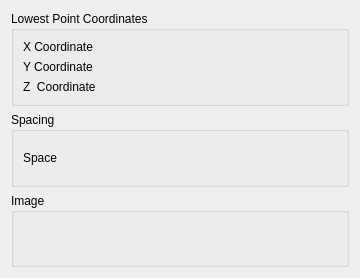
<?xml version="1.0" encoding="UTF-8"?>
<ui version="4.0">
 <class>SeismicLabGui::DlgHorizontalLocationDistribution</class>
 <widget class="QWidget" name="SeismicLabGui::DlgHorizontalLocationDistribution">
  <property name="geometry">
   <rect>
    <x>0</x>
    <y>0</y>
    <width>360</width>
    <height>278</height>
   </rect>
  </property>
  <property name="windowTitle">
   <string>Feature Parameters</string>
  </property>
  <property name="sizeGripEnabled" stdset="0">
   <bool>true</bool>
  </property>
  <layout class="QGridLayout" name="gridLayout">
   <item row="0" column="0">
    <widget class="QGroupBox" name="GroupBox5_3">
     <property name="title">
      <string>Lowest Point Coordinates</string>
     </property>
     <layout class="QGridLayout" name="_3">
      <property name="leftMargin">
       <number>9</number>
      </property>
      <property name="topMargin">
       <number>9</number>
      </property>
      <property name="rightMargin">
       <number>9</number>
      </property>
      <property name="bottomMargin">
       <number>9</number>
      </property>
      <property name="spacing">
       <number>6</number>
      </property>
      <item row="2" column="0">
       <layout class="QHBoxLayout" name="horizontalLayout_3" stretch="0,0">
        <item>
         <widget class="QLabel" name="label_3">
          <property name="text">
           <string>Y Coordinate</string>
          </property>
         </widget>
        </item>
        <item>
         <widget class="Gui::QuantitySpinBox" name="doubleSpinBox_Y" native="true">
          <property name="keyboardTracking" stdset="0">
           <bool>false</bool>
          </property>
          
          <property name="value" stdset="0">
           <double>0.000000000000000</double>
          </property>
         </widget>
        </item>
       </layout>
      </item>
      <item row="1" column="0">
       <layout class="QHBoxLayout" name="horizontalLayout" stretch="0,0">
        <item>
         <widget class="QLabel" name="label">
          <property name="text">
           <string>X Coordinate</string>
          </property>
         </widget>
        </item>
        <item>
         <widget class="Gui::QuantitySpinBox" name="doubleSpinBox_X" native="true">
          <property name="keyboardTracking" stdset="0">
           <bool>false</bool>
          </property>
          
          <property name="value" stdset="0">
           <double>0.000000000000000</double>
          </property>
         </widget>
        </item>
       </layout>
      </item>
      <item row="3" column="0">
       <layout class="QHBoxLayout" name="horizontalLayout_4" stretch="0,0">
        <item>
         <widget class="QLabel" name="label_4">
          <property name="text">
           <string>Z  Coordinate</string>
          </property>
         </widget>
        </item>
        <item>
         <widget class="Gui::QuantitySpinBox" name="doubleSpinBox_Z" native="true">
          <property name="keyboardTracking" stdset="0">
           <bool>false</bool>
          </property>
          
          <property name="value" stdset="0">
           <double>40000.000000000000000</double>
          </property>
         </widget>
        </item>
       </layout>
      </item>
     </layout>
    </widget>
   </item>
   <item row="1" column="0">
    <widget class="QGroupBox" name="GroupBox5_4">
     <property name="title">
      <string>Spacing</string>
     </property>
     <layout class="QGridLayout" name="_5">
      <property name="leftMargin">
       <number>9</number>
      </property>
      <property name="topMargin">
       <number>9</number>
      </property>
      <property name="rightMargin">
       <number>9</number>
      </property>
      <property name="bottomMargin">
       <number>9</number>
      </property>
      <property name="spacing">
       <number>6</number>
      </property>
      <item row="1" column="0">
       <layout class="QHBoxLayout" name="horizontalLayout_6" stretch="0,0">
        <item>
         <widget class="QLabel" name="label_6">
          <property name="text">
           <string>Space</string>
          </property>
         </widget>
        </item>
        <item>
         <widget class="Gui::QuantitySpinBox" name="doubleSpinBox_Spacing" native="true">
          <property name="keyboardTracking" stdset="0">
           <bool>false</bool>
          </property>
          
          <property name="value" stdset="0">
           <double>5000.000000000000000</double>
          </property>
         </widget>
        </item>
       </layout>
      </item>
     </layout>
    </widget>
   </item>
   <item row="2" column="0">
    <widget class="QGroupBox" name="GroupBox5_5">
     <property name="title">
      <string>Image</string>
     </property>
     <layout class="QGridLayout" name="_6">
      <property name="leftMargin">
       <number>9</number>
      </property>
      <property name="topMargin">
       <number>9</number>
      </property>
      <property name="rightMargin">
       <number>9</number>
      </property>
      <property name="bottomMargin">
       <number>9</number>
      </property>
      <property name="spacing">
       <number>6</number>
      </property>
      <item row="1" column="0">
       <layout class="QHBoxLayout" name="horizontalLayout_9" stretch="0">
        <item>
         <widget class="QLabel" name="label_Image">
          <property name="text">
           <string/>
          </property>
         </widget>
        </item>
       </layout>
      </item>
     </layout>
    </widget>
   </item>
  </layout>
 </widget>
 <customwidgets>
  <customwidget>
   <class>Gui::QuantitySpinBox</class>
   <extends>QWidget</extends>
   <header>Gui/QuantitySpinBox.h</header>
  </customwidget>
 </customwidgets>
 <resources/>
 <connections/>
</ui>
